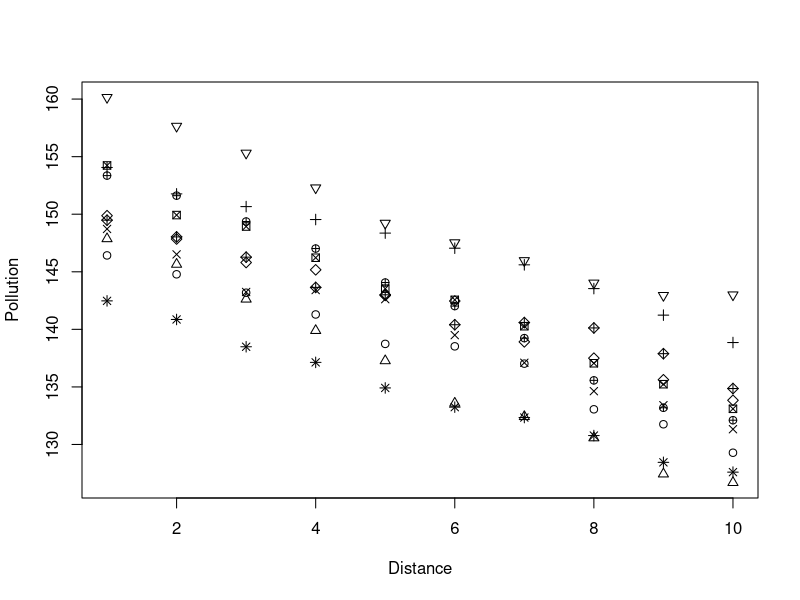

Recreate this plot in R. (Note: this script raises an error after producing the figure.)

#  NRES 710, Mixed Effect Models
#     University of Nevada, Reno
#     Models with both fixed and random effects

### Repeated measures model analysis in R

# Read the data
datum <- read.csv("lecture_17_dataset1.csv")

# Examine it
head(datum)

# Plot it
plot(Pollution ~ Distance, data = datum, pch = as.numeric(datum$River))

# Linear model
library(nlme)
results <- lme(Pollution ~ Distance, data = datum, random = ~1|River)
summary(results)

# Linear model
help(lme)

# Linear mixed-effects model that accounts for autocorrelation
results2 <- lme(Pollution ~ Distance, data = datum, random = ~1|River, correlation = corAR1())
summary(results2)

# Partial likelihood test
anova(results2, results)

# Linear mixed-effects model that accounts for autocorrelation with a moving-average autocorrelation model
results3 <- lme(Pollution ~ Distance, data = datum, random = ~1|River, correlation = corARMA(p = 0, q = 1))
summary(results3)

# Partial likelihood test
anova(results3, results)

# Compare the two models with autocorrelation
anova(results3, results2)

################### 'Truth' #################### 
### Lecture 17: code to simulate data for class

### Dataset 1
# Pollution as a function of distance in three rivers
# Set the seed for reproducibility
set.seed(123)

# Rivers
n_rivers <- 10
n_samples <- 10
River <- sort(rep(1:n_rivers, n_samples))

# Distance from pollution source
Distance <- rep(seq(1, n_samples, 1), n_rivers)

# Error due to river
RiverError <- rep(rnorm(n_rivers, 0, 5), each = n_samples)

# Error within river (residual error)
# Simulate autocorrelated error - each value using the mean of the previous value
Error <- matrix(NA, length(Distance), 1)
Error[1,1] <- rnorm(1, mean = 0, sd = 1)
for (i in 2:length(Distance)){
  Error[i,1] <- rnorm(1, mean = Error[i-1, 1], sd = 1)
}

# Response variable - Pollution
Pollution <- 150 - 2*Distance + RiverError + Error

# Save the data
datum <- data.frame(River = River, Distance = Distance, RiverError = RiverError, Error = Error, Pollution = Pollution)

# Save the data
write.csv(datum, "lecture_17_dataset1.csv", row.names = FALSE)
